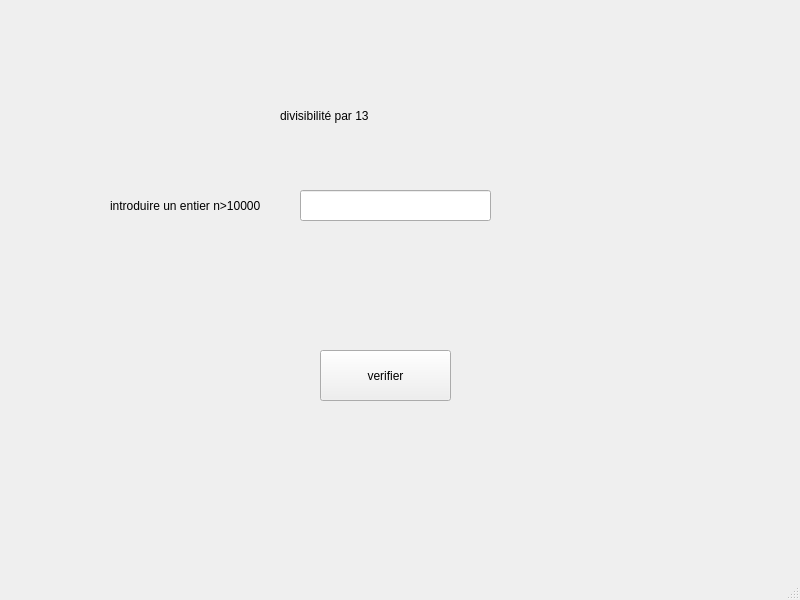
<?xml version="1.0" encoding="UTF-8"?>
<ui version="4.0">
 <class>MainWindow</class>
 <widget class="QMainWindow" name="MainWindow">
  <property name="geometry">
   <rect>
    <x>0</x>
    <y>0</y>
    <width>800</width>
    <height>600</height>
   </rect>
  </property>
  <property name="windowTitle">
   <string>MainWindow</string>
  </property>
  <widget class="QWidget" name="centralwidget">
   <widget class="QLabel" name="label">
    <property name="geometry">
     <rect>
      <x>280</x>
      <y>80</y>
      <width>241</width>
      <height>71</height>
     </rect>
    </property>
    <property name="text">
     <string>divisibilité par 13</string>
    </property>
   </widget>
   <widget class="QLabel" name="label_2">
    <property name="geometry">
     <rect>
      <x>110</x>
      <y>180</y>
      <width>171</width>
      <height>51</height>
     </rect>
    </property>
    <property name="text">
     <string>introduire un entier n&gt;10000</string>
    </property>
   </widget>
   <widget class="QLineEdit" name="vn">
    <property name="geometry">
     <rect>
      <x>300</x>
      <y>190</y>
      <width>191</width>
      <height>31</height>
     </rect>
    </property>
   </widget>
   <widget class="QPushButton" name="verifier">
    <property name="geometry">
     <rect>
      <x>320</x>
      <y>350</y>
      <width>131</width>
      <height>51</height>
     </rect>
    </property>
    <property name="text">
     <string>verifier</string>
    </property>
   </widget>
   <widget class="QLabel" name="res">
    <property name="geometry">
     <rect>
      <x>210</x>
      <y>470</y>
      <width>331</width>
      <height>71</height>
     </rect>
    </property>
    <property name="text">
     <string/>
    </property>
   </widget>
  </widget>
  <widget class="QMenuBar" name="menubar">
   <property name="geometry">
    <rect>
     <x>0</x>
     <y>0</y>
     <width>800</width>
     <height>26</height>
    </rect>
   </property>
  </widget>
  <widget class="QStatusBar" name="statusbar"/>
 </widget>
 <resources/>
 <connections/>
</ui>
